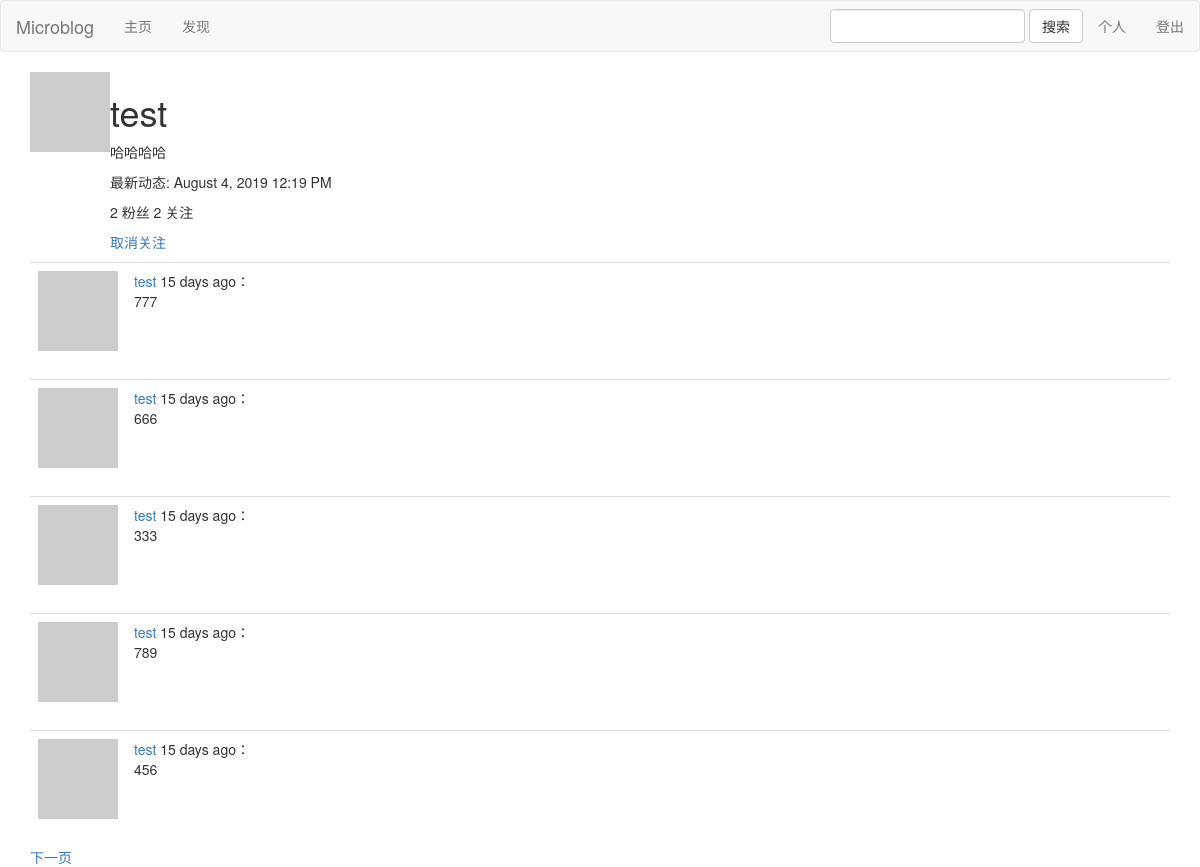
/user/test (signed in), run on an earlier commit of the app's database.
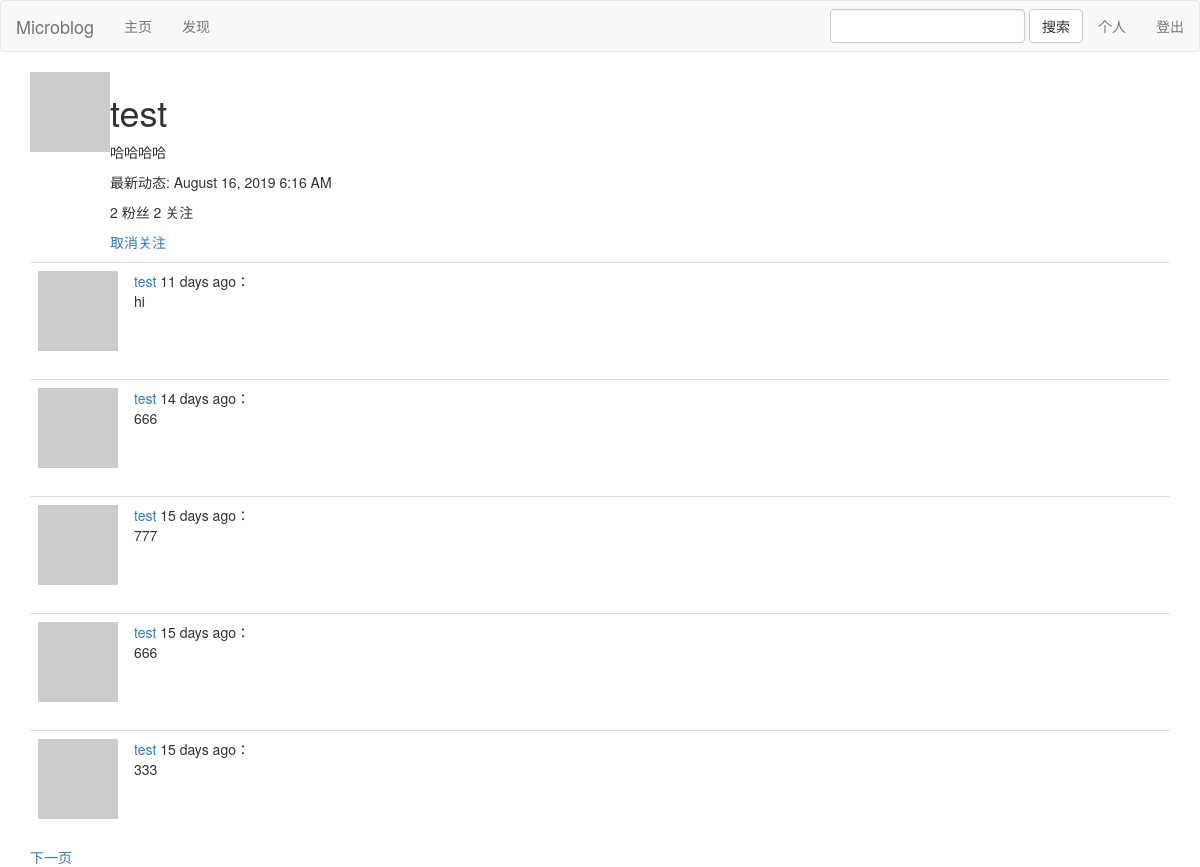
And on a later commit of the database.
### app/models.py (models this page shows, shortened)
class User(UserMixin, db.Model):
    id = db.Column(db.Integer, primary_key=True)
    username = db.Column(db.String(64), index=True, unique=True)
    email = db.Column(db.String(120), index=True, unique=True)
    password_hash = db.Column(db.String(128))
    about_me = db.Column(db.String(140))
    last_seen = db.Column(db.DateTime, default=datetime.utcnow)
    posts = db.relationship('Post', backref='author', lazy='dynamic')
    def avatar(self, size):
        digest = md5(self.email.lower().encode('utf-8')).hexdigest()
        return 'https://www.gravatar.com/avatar/{}?d=identicon&s={}'.format(
            digest, size)
    def is_following(self, user):
        return self.followed.filter(
            followers.c.followed_id == user.id).count() > 0
    followed = db.relationship(
        'User', secondary=followers,
        primaryjoin=(followers.c.follower_id == id),
        secondaryjoin=(followers.c.followed_id == id),
        backref=db.backref('followers', lazy='dynamic'), lazy='dynamic')

class Post(db.Model):
    __searchable__ = ['body']
    id = db.Column(db.Integer, primary_key=True)
    body = db.Column(db.String(140))
    timestamp = db.Column(db.DateTime, index=True, default=datetime.utcnow)
    user_id = db.Column(db.Integer, db.ForeignKey('user.id'))

### app/main/routes.py (the view)
@bp.route('/user/<username>')
@login_required
def user(username):
    user = User.query.filter_by(username=username).first_or_404()
    page = request.args.get('page', 1, type=int)
    posts = user.posts.order_by(Post.timestamp.desc()).paginate(
        page, current_app.config['POSTS_PER_PAGE'], False)
    next_url = url_for('main.user', username=user.username,
                    page=posts.next_num) if posts.has_next else None
    prev_url = url_for('main.user', username=user.username,
                    page=posts.prev_num) if posts.has_prev else None
    return render_template('user.html', user=user, posts=posts.items,
                        next_url=next_url, prev_url=prev_url)

### app/main/forms.py
class SearchForm(FlaskForm):
    keyword = StringField('')
    sumit = SubmitField('搜索')

### app/main/routes.py (called while the page is built)
@bp.before_app_request
def before_request():
    if current_user.is_authenticated:
        current_user.last_seen = datetime.utcnow()
        db.session.commit()
        g.search_form = SearchForm()

### app/models.py (called while the page is built)
@login.user_loader
def load_user(id):
    return User.query.get(int(id))

### app/templates/user.html (shortened to what this page needs)
{% extends "base.html" %}
{% block app_content %}
    <table>
        <tr valign="top">
            <td><img src="{{ user.avatar(128) }}"></td>
            <td>
                <h1>{{ user.username }}</h1>
                {% if user.about_me %}<p>{{ user.about_me }}</p>{% endif %}
                {% if user.last_seen %}<p>最新动态: {{ moment(user.last_seen).format('LLL') }}</p>{% endif %}
                <p>{{ user.followers.count() }} 粉丝  {{ user.followed.count() }} 关注</p>
                {% if user == current_user %}
                <p><a href="{{ url_for('main.edit_profile') }}">编辑个人信息</a></p>
                {% elif not current_user.is_following(user) %}
                <p><a href="{{ url_for('main.follow', username=user.username) }}">关注</a></p>
                {% else %}
                <p><a href="{{ url_for('main.unfollow', username=user.username) }}">取消关注</a></p>
                {% endif %}
            </td>
        </tr>
    </table>
    {% for post in posts %}
        {% include '_post.html' %}
    {% endfor %}
    {% if next_url %}
    <a href="{{ next_url }}">下一页</a>
    {% endif %}
{% endblock %}

### app/templates/base.html (shortened to what this page needs)
{% extends 'bootstrap/base.html' %}
{% import 'bootstrap/wtf.html' as wtf %}
{% block navbar %}
    <nav class="navbar navbar-default">
            <div class="navbar-header">
                <a class="navbar-brand" href="{{ url_for('main.index') }}">Microblog</a>
            </div>
            <div class="collapse navbar-collapse" id="bs-example-navbar-collapse-1">
                <ul class="nav navbar-nav">
                    <li><a href="{{ url_for('main.index') }}">主页</a></li>
                    <li><a href="{{ url_for('main.explore') }}">发现</a></li>
                </ul>
                <ul class="nav navbar-nav navbar-right">
                    {% if current_user.is_anonymous %}
                    <li><a href="{{ url_for('auth.login') }}">登录</a></li>
                    {% else %}
                    <li>
                        {% if g.search_form %}
                        {{ wtf.quick_form(g.search_form, url_for('main.search'),extra_classes='navbar-form navbar-right', method="get") }}
                        {% endif %}
                    </li>
                    <li><a href="{{ url_for('main.user', username=current_user.username) }}">个人</a></li>
                    <li><a href="{{ url_for('auth.logout') }}">登出</a></li>
                    {% endif %}
                </ul>
            </div>
    </nav>
{% endblock %}
{% block content %}
    <div class="container">
        {% block app_content %}{% endblock %}
    </div>
{% endblock %}

### app/templates/_post.html (shortened to what this page needs)
<table class="table table-hover">
    <tr>
        <td width="70px">
            <a href="{{ url_for('main.user', username=post.author.username) }}">
                <img src="{{ post.author.avatar(70) }}" />
            </a>
        </td>
        <td>
            {% if g.search_form %}
            <span class="user_popup" data-placement="top">
                <a href="{{ url_for('main.user', username=post.author.username) }}">
                    {{ post.author.username }}
                </a>
            </span>
            {% else %}
            <span>
                <a href="{{ url_for('main.user', username=post.author.username) }}">
                    {{ post.author.username }}
                </a>
            </span>
            {% endif %}
            {{ moment(post.timestamp).fromNow() }}：
            <br>
            {{ post.body }}
        </td>
    </tr>
</table>

What changed in the data, as far as the page shows it:
no longer on this page (row unchanged): Post: author.username "test", timestamp "15 days ago", body "789"
no longer on this page (row unchanged): Post: author.username "test", timestamp "15 days ago", body "456"
changed User "test": last_seen "August 4, 2019 12:19 PM" → "August 16, 2019 6:16 AM"
added Post: author.username "test", timestamp "11 days ago", body "hi"
added Post: author.username "test", timestamp "14 days ago", body "666"
